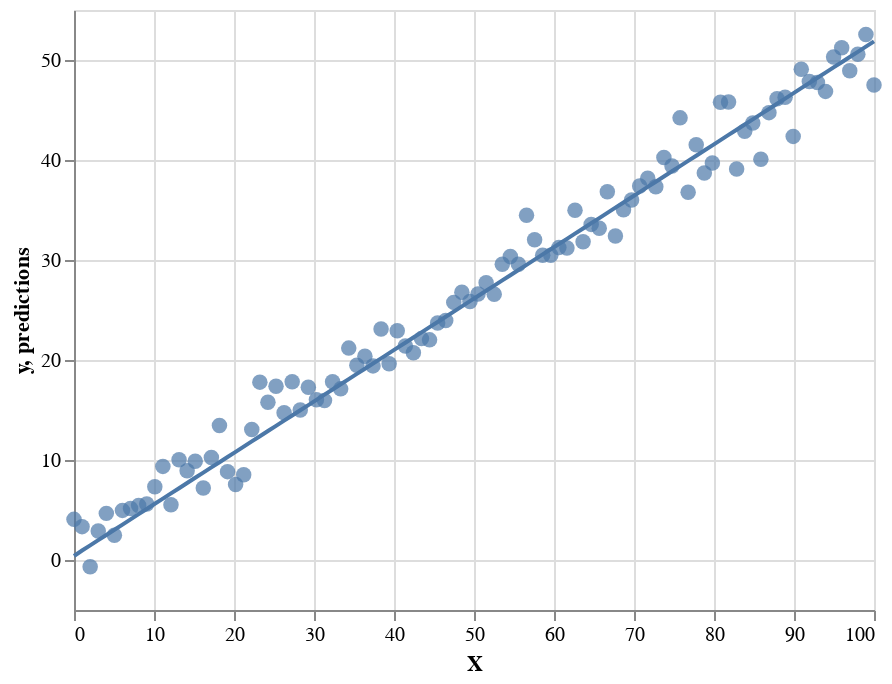

The notebook cell this image was saved under:
### Code cell
base = alt.Chart(dataset).mark_circle(size=60).encode(alt.X('X:Q'),alt.Y('y:Q'))

line = alt.Chart(dataset).mark_line().encode(alt.X('X:Q'),alt.Y('predictions:Q'))


base +line

### Figure 1 — Vega-Lite specification as saved in the notebook (floating-point values rounded to 4 significant figures)
{"config": {"view": {"continuousWidth": 400, "continuousHeight": 300}}, "layer": [{"mark": {"type": "circle", "size": 60}, "encoding": {"x": {"type": "quantitative", "field": "X"}, "y": {"type": "quantitative", "field": "y"}}}, {"mark": "line", "encoding": {"x": {"type": "quantitative", "field": "X"}, "y": {"type": "quantitative", "field": "predictions"}}}], "data": {"name": "data-d7f2f123c57cc14cfccf0e81b2bf6d58"}, "$schema": "https://vega.github.io/schema/vega-lite/v4.8.1.json", "datasets": {"data-d7f2f123c57cc14cfccf0e81b2bf6d58": [{"y": 4.063, "X": 0.0, "predictions": [[0.4012]]}, {"y": 3.336, "X": 1.01, "predictions": [[0.9467]]}, {"y": -0.6807, "X": 2.02, "predictions": [[1.466]]}, {"y": 2.898, "X": 3.03, "predictions": [[1.986]]}, {"y": 4.663, "X": 4.04, "predictions": [[2.505]]}, {"y": 2.485, "X": 5.051, "predictions": [[3.025]]}, {"y": 4.961, "X": 6.061, "predictions": [[3.544]]}, {"y": 5.152, "X": 7.071, "predictions": [[4.064]]}, {"y": 5.449, "X": 8.081, "predictions": [[4.583]]}, {"y": 5.596, "X": 9.091, "predictions": [[5.103]]}, {"y": 7.317, "X": 10.1, "predictions": [[5.622]]}, {"y": 9.362, "X": 11.11, "predictions": [[6.142]]}, {"y": 5.53, "X": 12.12, "predictions": [[6.661]]}, {"y": 10.02, "X": 13.13, "predictions": [[7.181]]}, {"y": 8.928, "X": 14.14, "predictions": [[7.7]]}, {"y": 9.866, "X": 15.15, "predictions": [[8.22]]}, {"y": 7.208, "X": 16.16, "predictions": [[8.739]]}, {"y": 10.26, "X": 17.17, "predictions": [[9.259]]}, {"y": 13.46, "X": 18.18, "predictions": [[9.778]]}, {"y": 8.836, "X": 19.19, "predictions": [[10.3]]}, {"y": 7.546, "X": 20.2, "predictions": [[10.82]]}, {"y": 8.519, "X": 21.21, "predictions": [[11.34]]}, {"y": 13.04, "X": 22.22, "predictions": [[11.86]]}, {"y": 17.79, "X": 23.23, "predictions": [[12.38]]}, {"y": 15.77, "X": 24.24, "predictions": [[12.89]]}, {"y": 17.37, "X": 25.25, "predictions": [[13.41]]}, {"y": 14.73, "X": 26.26, "predictions": [[13.93]]}, {"y": 17.83, "X": 27.27, "predictions": [[14.45]]}, {"y": 15.0, "X": 28.28, "predictions": [[14.97]]}, {"y": 17.27, "X": 29.29, "predictions": [[15.49]]}, {"y": 16.02, "X": 30.3, "predictions": [[16.01]]}, {"y": 15.96, "X": 31.31, "predictions": [[16.53]]}, {"y": 17.83, "X": 32.32, "predictions": [[17.05]]}, {"y": 17.11, "X": 33.33, "predictions": [[17.57]]}, {"y": 21.19, "X": 34.34, "predictions": [[18.09]]}, {"y": 19.47, "X": 35.35, "predictions": [[18.61]]}, {"y": 20.38, "X": 36.36, "predictions": [[19.13]]}, {"y": 19.41, "X": 37.37, "predictions": [[19.65]]}, {"y": 23.1, "X": 38.38, "predictions": [[20.17]]}, {"y": 19.63, "X": 39.39, "predictions": [[20.69]]}, {"y": 22.92, "X": 40.4, "predictions": [[21.21]]}, {"y": 21.41, "X": 41.41, "predictions": [[21.73]]}, {"y": 20.73, "X": 42.42, "predictions": [[22.25]]}, {"y": 22.14, "X": 43.43, "predictions": [[22.77]]}, {"y": 22.01, "X": 44.44, "predictions": [[23.28]]}, {"y": 23.7, "X": 45.45, "predictions": [[23.8]]}, {"y": 23.95, "X": 46.46, "predictions": [[24.32]]}, {"y": 25.76, "X": 47.47, "predictions": [[24.84]]}, {"y": 26.77, "X": 48.48, "predictions": [[25.36]]}, {"y": 25.85, "X": 49.49, "predictions": [[25.88]]}, {"y": 26.6, "X": 50.51, "predictions": [[26.4]]}, {"y": 27.74, "X": 51.52, "predictions": [[26.92]]}, {"y": 26.58, "X": 52.53, "predictions": [[27.44]]}, {"y": 29.58, "X": 53.54, "predictions": [[27.96]]}, {"y": 30.36, "X": 54.55, "predictions": [[28.48]]}, {"y": 29.58, "X": 55.56, "predictions": [[29.0]]}, {"y": 34.47, "X": 56.57, "predictions": [[29.52]]}, {"y": 32.02, "X": 57.58, "predictions": [[30.04]]}, {"y": 30.47, "X": 58.59, "predictions": [[30.56]]}, {"y": 30.47, "X": 59.6, "predictions": [[31.08]]}, {"y": 31.24, "X": 60.61, "predictions": [[31.6]]}, {"y": 31.2, "X": 61.62, "predictions": [[32.12]]}, {"y": 34.97, "X": 62.63, "predictions": [[32.64]]}, {"y": 31.82, "X": 63.64, "predictions": [[33.16]]}, {"y": 33.56, "X": 64.65, "predictions": [[33.67]]}, {"y": 33.17, "X": 65.66, "predictions": [[34.19]]}, {"y": 36.83, "X": 66.67, "predictions": [[34.71]]}, {"y": 32.4, "X": 67.68, "predictions": [[35.23]]}, {"y": 35.02, "X": 68.69, "predictions": [[35.75]]}, {"y": 36.0, "X": 69.7, "predictions": [[36.27]]}, {"y": 37.39, "X": 70.71, "predictions": [[36.79]]}, {"y": 38.18, "X": 71.72, "predictions": [[37.31]]}, {"y": 37.33, "X": 72.73, "predictions": [[37.83]]}, {"y": 40.25, "X": 73.74, "predictions": [[38.35]]}, {"y": 39.4, "X": 74.75, "predictions": [[38.87]]}, {"y": 44.21, "X": 75.76, "predictions": [[39.39]]}, {"y": 36.77, "X": 76.77, "predictions": [[39.91]]}, {"y": 41.53, "X": 77.78, "predictions": [[40.43]]}, {"y": 38.7, "X": 78.79, "predictions": [[40.95]]}, {"y": 39.7, "X": 79.8, "predictions": [[41.47]]}, {"y": 45.77, "X": 80.81, "predictions": [[41.99]]}, {"y": 45.8, "X": 81.82, "predictions": [[42.51]]}, {"y": 39.1, "X": 82.83, "predictions": [[43.03]]}, {"y": 42.87, "X": 83.84, "predictions": [[43.54]]}, {"y": 43.69, "X": 84.85, "predictions": [[44.06]]}, {"y": 40.07, "X": 85.86, "predictions": [[44.58]]}, {"y": 44.74, "X": 86.87, "predictions": [[45.1]]}, {"y": 46.13, "X": 87.88, "predictions": [[45.62]]}, {"y": 46.28, "X": 88.89, "predictions": [[46.14]]}, {"y": 42.36, "X": 89.9, "predictions": [[46.66]]}, {"y": 49.07, "X": 90.91, "predictions": [[47.18]]}, {"y": 47.85, "X": 91.92, "predictions": [[47.7]]}, {"y": 47.74, "X": 92.93, "predictions": [[48.22]]}, {"y": 46.86, "X": 93.94, "predictions": [[48.74]]}, {"y": 50.3, "X": 94.95, "predictions": [[49.26]]}, {"y": 51.22, "X": 95.96, "predictions": [[49.78]]}, {"y": 48.92, "X": 96.97, "predictions": [[50.3]]}, {"y": 50.57, "X": 97.98, "predictions": [[50.82]]}, {"y": 52.55, "X": 98.99, "predictions": [[51.34]]}, {"y": 47.49, "X": 100.0, "predictions": [[51.86]]}]}}
